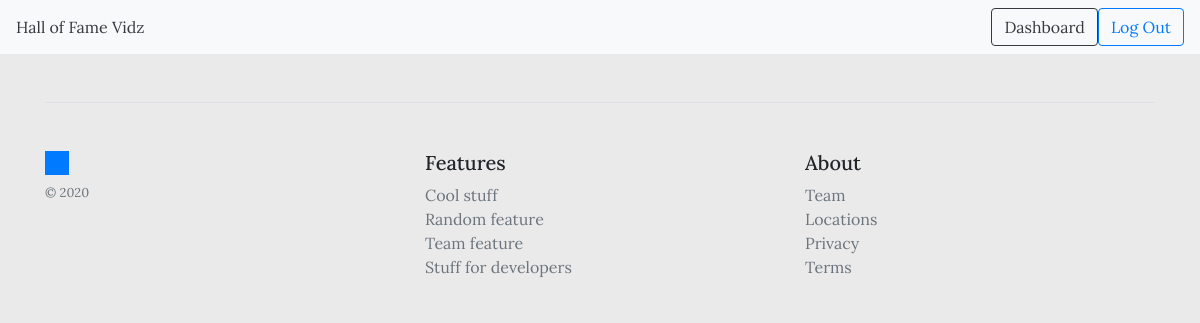
The app's page /user/14 (signed in), older data.
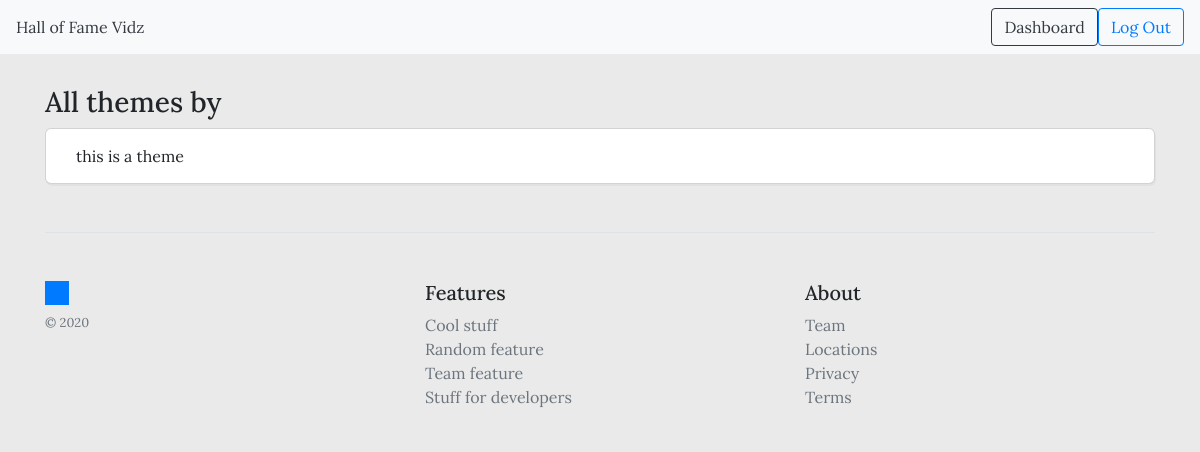
The same page, newer data.
### themes/models.py (models this page shows, shortened)
class Theme(models.Model):
    title = models.CharField(max_length=255)
    created_at = models.DateTimeField(auto_now_add=True)
    updated_at = models.DateTimeField(auto_now=True)
    description = models.TextField()
    user = models.ForeignKey(User, on_delete=models.CASCADE)

### themes/views.py (the view)
# urls.py: path('user/<int:id>', views.userthemes, name='userthemes'),
@login_required
def userthemes(request, id):
    themes = Theme.objects.filter(id=id)
    context = {'themes': themes}
    return render(request, 'themes/userthemes.html', context)

### themes/templates/themes/userthemes.html (shortened to what this page needs)
{% extends 'themes/base.html' %}
{% block content %}
{% for video in themes %}
    <h3>All themes by <b>{{ theme.user }}</b></h3>
    <div id="themerow">
        <div>
            {{ video.title }}
        </div>
    </div>
{% endfor %}
{% endblock %}

### themes/templates/themes/base.html (shortened to what this page needs)
<!DOCTYPE html>
<html lang="en">
{% load static %}
<head>
    <link rel="stylesheet" href="https://cdnjs.cloudflare.com/ajax/libs/twitter-bootstrap/4.5.2/css/bootstrap.min.css">
    <link rel="stylesheet" href="https://cdnjs.cloudflare.com/ajax/libs/font-awesome/5.15.0/css/all.min.css">
    <link rel="stylesheet" href="{% static 'css/style.css'%}" type="text/css">
</head>
<body>
    <nav class="navbar navbar-expand-lg navbar-light bg-light">
        <a href="{% url 'home' %}" class="text-dark">Hall of Fame Vidz</a>
        <div class="collapse navbar-collapse" id="navbarSupportedContent">
          	<ul class="navbar-nav ml-auto">
				{% if user.is_authenticated %}
				<li><a class="nav-item btn btn-outline-dark" href="{% url 'dashboard' %}">Dashboard</a></li>
				<li><a class="nav-item btn btn-outline-primary" id="logoutbtn" href="{% url 'logout' %}">Log Out</a></li>
				{% else %}
				<li><a class="nav-item btn btn-outline-dark" id="loginbtn" href="{% url 'login' %}">Log In</a></li>
				{% endif %}
          	</ul>
        </div>
    </nav>
    <div class="container">
        {% block content%}
        {% endblock %}
        <footer class="pt-4 my-md-5 pt-md-5 border-top">
            <div class="row">
                <div class="col-12 col-md">
                <img class="mb-2" src="{% static 'media/favicon.ico' %}" alt="" width="24" height="24">
                <small class="d-block mb-3 text-muted">&copy; 2020</small>
                </div>
                <div class="col-6 col-md">
                <h5>Features</h5>
                <ul class="list-unstyled text-small">
                    <li><a class="text-muted" href="#">Cool stuff</a></li>
                    <li><a class="text-muted" href="#">Random feature</a></li>
                    <li><a class="text-muted" href="#">Team feature</a></li>
                    <li><a class="text-muted" href="#">Stuff for developers</a></li>
                </ul>
                </div>
                <div class="col-6 col-md">
                <h5>About</h5>
                <ul class="list-unstyled text-small">
                    <li><a class="text-muted" href="#">Team</a></li>
                    <li><a class="text-muted" href="#">Locations</a></li>
                    <li><a class="text-muted" href="#">Privacy</a></li>
                    <li><a class="text-muted" href="#">Terms</a></li>
                </ul>
                </div>
            </div>
        </footer>
    </div>
</body>
</html>

### themes/static/css/style.css (style rules this page uses)
* { font-family: 'Lora', sans-serif; }
body { background-color: rgb(234, 234, 234); }
.container { margin-top: 4vh; }
#themerow, #recentthemesbox { margin-top: 5px; padding: 15px 30px 15px 30px; border: 1px solid rgba(128, 128, 128, 0.346); border-radius: 6px; box-shadow: 1px 2px rgba(219, 219, 219, 0.552); background-color: #ffffff; }

Row changes from the older to the newer data that the page shows:
added Theme: title "this is a theme"
